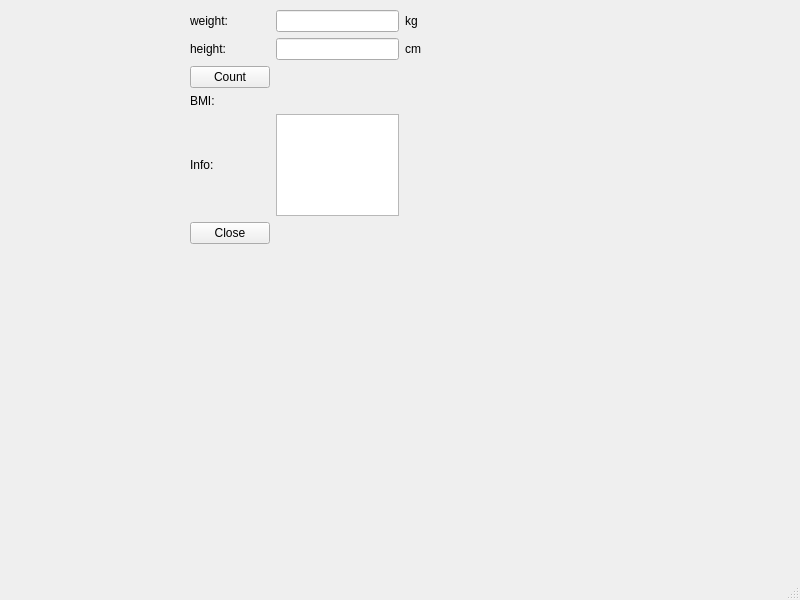
<?xml version="1.0" encoding="UTF-8"?>
<ui version="4.0">
 <class>MainWindow</class>
 <widget class="QMainWindow" name="MainWindow">
  <property name="geometry">
   <rect>
    <x>0</x>
    <y>0</y>
    <width>800</width>
    <height>600</height>
   </rect>
  </property>
  <property name="windowTitle">
   <string>MainWindow</string>
  </property>
  <widget class="QWidget" name="centralwidget">
   <widget class="QWidget" name="gridLayoutWidget">
    <property name="geometry">
     <rect>
      <x>190</x>
      <y>10</y>
      <width>231</width>
      <height>234</height>
     </rect>
    </property>
    <layout class="QGridLayout" name="gridLayout">
     <item row="2" column="0">
      <widget class="QPushButton" name="countButton">
       <property name="text">
        <string>Count</string>
       </property>
      </widget>
     </item>
     <item row="1" column="0">
      <widget class="QLabel" name="label_2">
       <property name="text">
        <string>height:</string>
       </property>
      </widget>
     </item>
     <item row="1" column="2">
      <widget class="QLabel" name="label_4">
       <property name="text">
        <string>cm</string>
       </property>
      </widget>
     </item>
     <item row="1" column="1">
      <widget class="QLineEdit" name="heightLineEdit"/>
     </item>
     <item row="0" column="2">
      <widget class="QLabel" name="label_3">
       <property name="text">
        <string>kg</string>
       </property>
      </widget>
     </item>
     <item row="0" column="0">
      <widget class="QLabel" name="label">
       <property name="text">
        <string>weight:</string>
       </property>
      </widget>
     </item>
     <item row="0" column="1">
      <widget class="QLineEdit" name="weightLineEdit"/>
     </item>
     <item row="5" column="0">
      <widget class="QPushButton" name="closeButton">
       <property name="text">
        <string>Close</string>
       </property>
      </widget>
     </item>
     <item row="3" column="0">
      <widget class="QLabel" name="label_5">
       <property name="text">
        <string>BMI:</string>
       </property>
      </widget>
     </item>
     <item row="4" column="0">
      <widget class="QLabel" name="label_6">
       <property name="text">
        <string>Info:</string>
       </property>
      </widget>
     </item>
     <item row="3" column="1">
      <widget class="QLabel" name="resultLabel">
       <property name="text">
        <string/>
       </property>
      </widget>
     </item>
     <item row="4" column="1">
      <widget class="QTextBrowser" name="infoTextBrowser"/>
     </item>
    </layout>
   </widget>
  </widget>
  <widget class="QMenuBar" name="menubar">
   <property name="geometry">
    <rect>
     <x>0</x>
     <y>0</y>
     <width>800</width>
     <height>25</height>
    </rect>
   </property>
  </widget>
  <widget class="QStatusBar" name="statusbar"/>
 </widget>
 <resources/>
 <connections>
  <connection>
   <sender>closeButton</sender>
   <signal>clicked()</signal>
   <receiver>MainWindow</receiver>
   <slot>close()</slot>
   <hints>
    <hint type="sourcelabel">
     <x>230</x>
     <y>253</y>
    </hint>
    <hint type="destinationlabel">
     <x>399</x>
     <y>299</y>
    </hint>
   </hints>
  </connection>
 </connections>
</ui>
